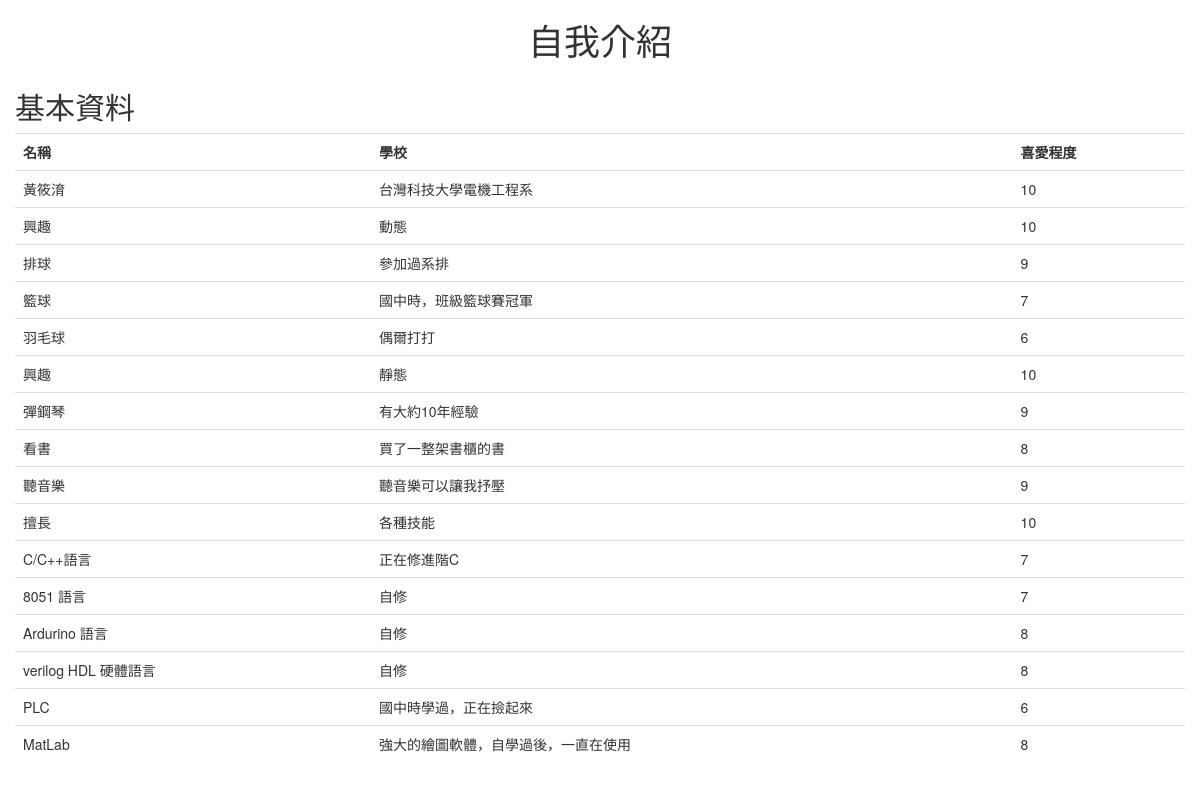
/cms/, run on the app's committed database.
### cms/models.py (models this page shows, shortened)
class Restaurant(models.Model):
	name = models.CharField(max_length=20)
	phone_number = models.CharField(max_length=15)
	address = models.CharField(max_length=50, blank=True)

class Food(models.Model):
	name = models.CharField(max_length=20)
	price = models.DecimalField(max_digits=3, decimal_places=0)
	comment = models.CharField(max_length=50, blank=True)
	is_spicy = models.BooleanField(default=False)
	restaurant = models.ForeignKey('Restaurant',on_delete=models.CASCADE)

### cms/views.py (the view)
def index(request):
	restaurants = Restaurant.objects.all()
	return render_to_response('cms/menu.html',locals())

### cms/templates/cms/menu.html (shortened to what this page needs)
<!DOCTYPE html>
<html lang="">
	<head>
		<link rel="stylesheet" href="https://maxcdn.bootstrapcdn.com/bootstrap/3.3.6/css/bootstrap.min.css">
	</head>
	<body>
		<h1 class="text-center">自我介紹</h1>
		<div class="container-fluid">
		{% for r in restaurants %}
		<h2>{{ r.name }}</h2>
		{% if r.food_set.all %}
		<table class="table">
			<tr>
				<th>名稱</th>
				<th>學校</th>
				<th>喜愛程度</th>
			</tr>
			{% for food in r.food_set.all %}
			<tr>
				<td>{{ food.name }}</td>
				<td>{{ food.comment }}</td>
				<td>{{ food.price }}</td>
			</tr>
			{% endfor %}
		</table>
			{% else %}
			<p>本餐廳啥都沒賣</p>
			{% endif %}
			{% endfor %}
	</div>
	</body>
</html>

### data on the page
Restaurant: name "基本資料"
Food: name "黃筱淯", comment "台灣科技大學電機工程系", price "10"
Food: name "興趣", comment "動態", price "10"
Food: name "排球", comment "參加過系排", price "9"
Food: name "籃球", comment "國中時，班級籃球賽冠軍", price "7"
Food: name "羽毛球", comment "偶爾打打", price "6"
Food: name "興趣", comment "靜態", price "10"
Food: name "彈鋼琴", comment "有大約10年經驗", price "9"
Food: name "看書", comment "買了一整架書櫃的書", price "8"
Food: name "聽音樂", comment "聽音樂可以讓我抒壓", price "9"
Food: name "擅長", comment "各種技能", price "10"
Food: name "C/C++語言", comment "正在修進階C", price "7"
Food: name "8051 語言", comment "自修", price "7"
Food: name "Ardurino 語言", comment "自修", price "8"
Food: name "verilog HDL 硬體語言", comment "自修", price "8"
Food: name "PLC", comment "國中時學過，正在撿起來", price "6"
Food: name "MatLab", comment "強大的繪圖軟體，自學過後，一直在使用", price "8"
